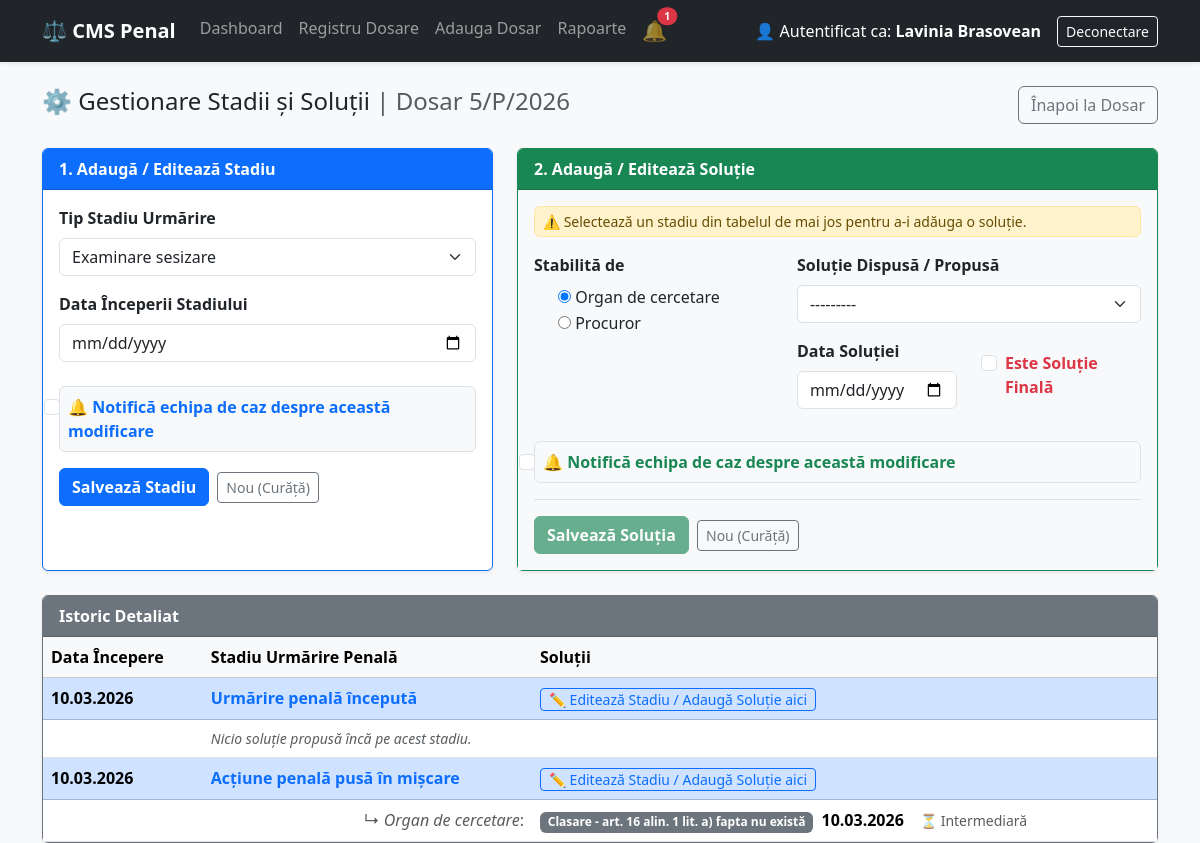
Page /cases/5/stadii/ (signed in) on the earlier database version.
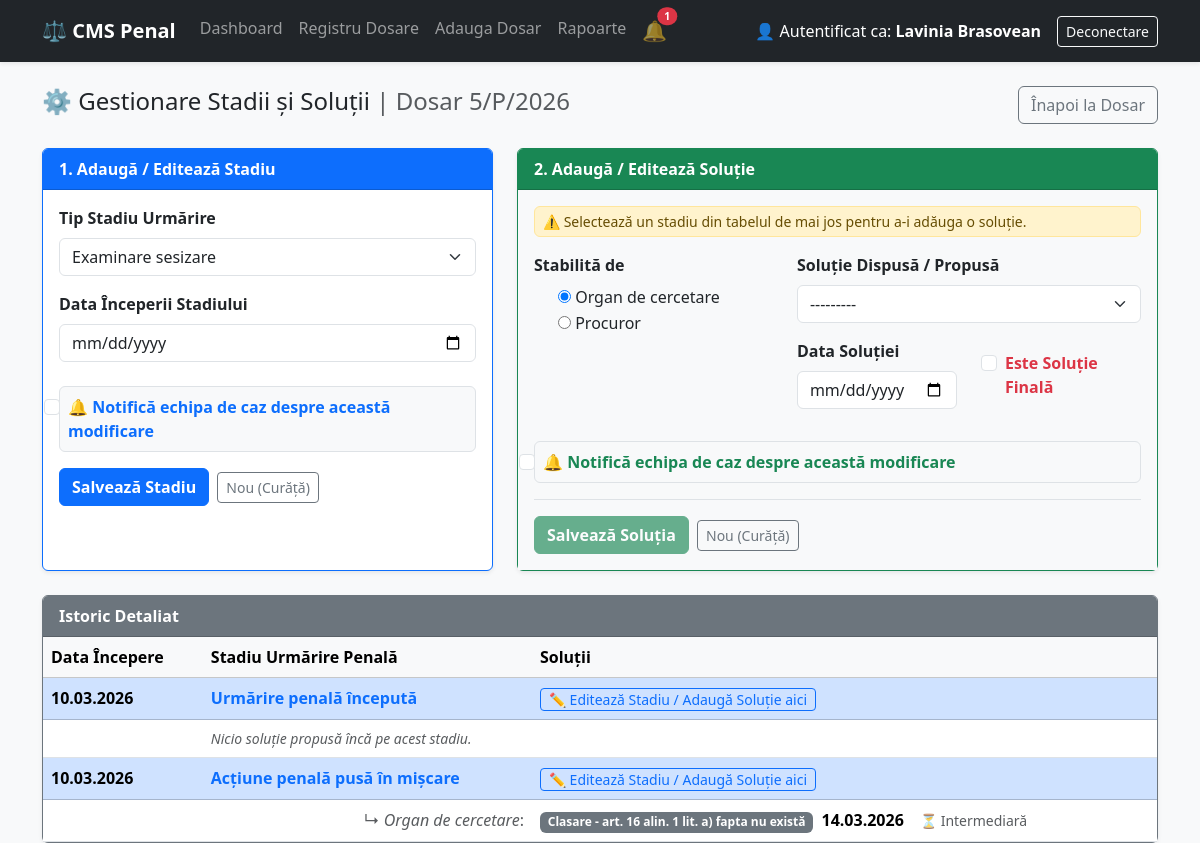
Same page on the later database version.
### cases/models.py (models this page shows, shortened)
class SolutieDosar(models.Model):
    class Emitent(models.TextChoices):
        ORGAN_CERCETARE = 'ORGAN', 'Organ de cercetare'
        PROCUROR = 'PROCUROR', 'Procuror'
    class TipSolutie(models.TextChoices):
        RECHIZITORIU = 'RECHIZITORIU', 'Rechizitoriu'
        ACORD = 'ACORD', 'Acord de recunoaștere a vinovăției'
        CLASARE_A = 'CLASARE_A', 'Clasare - art. 16 alin. 1 lit. a) fapta nu există'
        CLASARE_B = 'CLASARE_B', 'Clasare - art. 16 alin. 1 lit. b) fapta nu e prevăzută de lege'
        CLASARE_C = 'CLASARE_C', 'Clasare - art. 16 alin. 1 lit. c) nu există probe/nu e săvârșită de inculpat'
        CLASARE_ALTELE = 'CLASARE_ALTELE', 'Clasare - alte temeiuri (lit. d-j)'
        RENUNTARE = 'RENUNTARE', 'Renunțare la urmărirea penală'
        DECLINARE = 'DECLINARE', 'Declinare de competență'
        TRECERE = 'TRECERE', 'Trecere la alt organ'
        RESTITUIRE = 'RESTITUIRE', 'Restituire la organul de cercetare'
        ALTA = 'ALTA', 'Altă soluție'
    stadiu = models.ForeignKey(StadiuCercetare, on_delete=models.CASCADE, related_name='solutii')
    stabilita_de = models.CharField(max_length=20, choices=Emitent.choices, default=Emitent.ORGAN_CERCETARE)
    tip_solutie = models.CharField(max_length=50, choices=TipSolutie.choices)
    data_solutiei = models.DateField()
    este_finala = models.BooleanField(default=False, help_text="Bifează dacă aceasta este decizia finală a procurorului")
    history = HistoricalRecords(verbose_name="Istoric Soluție")
    class Meta:
        verbose_name = "Soluție Dosar"
        verbose_name_plural = "Soluții Dosar"
        ordering = ['-data_solutiei']

### cases/views.py (the view, shortened to what this page needs)
# urls.py: path('<int:pk>/stadii/', views.gestionare_stadii, name='gestionare_stadii'),
@login_required
def gestionare_stadii(request, pk):
    dosar = get_object_or_404(Dosar, pk=pk)
    if not dosar.are_drepturi_editare(request.user) and not request.user.is_superuser:
        raise PermissionDenied("Nu ai permisiunea de a edita acest dosar.")
    form_stadiu = StadiuCercetareForm()
    form_solutie = SolutieDosarForm()
    stadii = dosar.stadii_cercetare.all().prefetch_related('solutii')
    context = {
        'dosar': dosar,
        'form_stadiu': form_stadiu,
        'form_solutie': form_solutie,
        'stadii': stadii
    }
    return render(request, 'cases/gestionare_stadii.html', context)

### cases/forms.py (shortened to what this page needs)
class StadiuCercetareForm(forms.ModelForm):
    notifica_echipa = forms.BooleanField(
        required=False,
        label="🔔 Notifică echipa de caz despre această modificare",
        widget=forms.CheckboxInput(attrs={'class': 'form-check-input'})
    )
    class Meta:
        model = StadiuCercetare
        fields = ['tip_stadiu', 'data_incepere']
        widgets = {
            'tip_stadiu': forms.Select(attrs={'class': 'form-select'}),
            'data_incepere': forms.DateInput(attrs={'type': 'date', 'class': 'form-control'})
        }

### cases/context_processors.py (called while the page is built)
def notificari_globale(request):
    if request.user.is_authenticated:
        necitite = Notificare.objects.filter(utilizator=request.user, citita=False)
        return {
            'notificari_necitite': necitite,
            'nr_notificari': necitite.count()
        }
    return {'notificari_necitite': [], 'nr_notificari': 0}

### cases/templates/cases/gestionare_stadii.html (shortened to what the changed rows need)
{% extends 'base.html' %}
{% block content %}
<div class="card shadow-sm border-secondary">
    <div class="card-body p-0">
        <table class="table table-hover mb-0">
            <thead class="table-light">
                <tr>
                    <th>Data Începere</th>
                    <th>Stadiu Urmărire Penală</th>
                    <th>Soluții</th>
                </tr>
            </thead>
            <tbody>
                {% for stadiu in stadii %}
                <tr class="table-primary" style="cursor: pointer;" onclick="incarcaStadiu('{{ stadiu.pk }}', '{{ stadiu.tip_stadiu }}', '{{ stadiu.data_incepere|date:'Y-m-d' }}', '{{ stadiu.get_tip_stadiu_display }}')">
                    <td><strong>{{ stadiu.data_incepere|date:"d.m.Y" }}</strong></td>
                    <td class="fw-bold text-primary">{{ stadiu.get_tip_stadiu_display }}</td>
                    <td>
                        <button class="btn btn-sm btn-outline-primary py-0">✏️ Editează Stadiu / Adaugă Soluție aici</button>
                    </td>
                </tr>
                {% for solutie in stadiu.solutii.all %}
                <tr style="cursor: pointer; background-color: #fcfcfc;" onclick="incarcaSolutie('{{ solutie.pk }}', '{{ stadiu.pk }}', '{{ solutie.stabilita_de }}', '{{ solutie.tip_solutie }}', '{{ solutie.data_solutiei|date:'Y-m-d' }}', '{{ solutie.este_finala }}')">
                    <td></td>
                    <td class="text-end text-muted">↳ <em>{{ solutie.get_stabilita_de_display }}</em>:</td>
                    <td>
                        <span class="badge {% if solutie.este_finala %}bg-success{% else %}bg-secondary{% endif %}">
                            {{ solutie.get_tip_solutie_display }}
                        </span>
                        <strong class="mx-1">{{ solutie.data_solutiei|date:"d.m.Y" }}</strong>
                        {% if solutie.este_finala %}
                            <span class="badge bg-danger ms-2">✔ FINALĂ</span>
                        {% else %}
                            <span class="text-muted small ms-2">⏳ Intermediară</span>
                        {% endif %}
                    </td>
                </tr>
                {% empty %}
                <tr>
                    <td></td>
                    <td colspan="3" class="text-muted small"><em>Nicio soluție propusă încă pe acest stadiu.</em></td>
                </tr>
                {% endfor %}
                {% empty %}
                <tr>
                    <td colspan="3" class="text-center py-4 text-muted">Niciun stadiu creat. Începe prin a adăuga unul din formularul de sus!</td>
                </tr>
                {% endfor %}
            </tbody>
        </table>
    </div>
</div>
{% endblock %}

Differences in the rows shown:
changed SolutieDosar "Organ de cercetare": data_solutiei "10.03.2026" → "14.03.2026"
